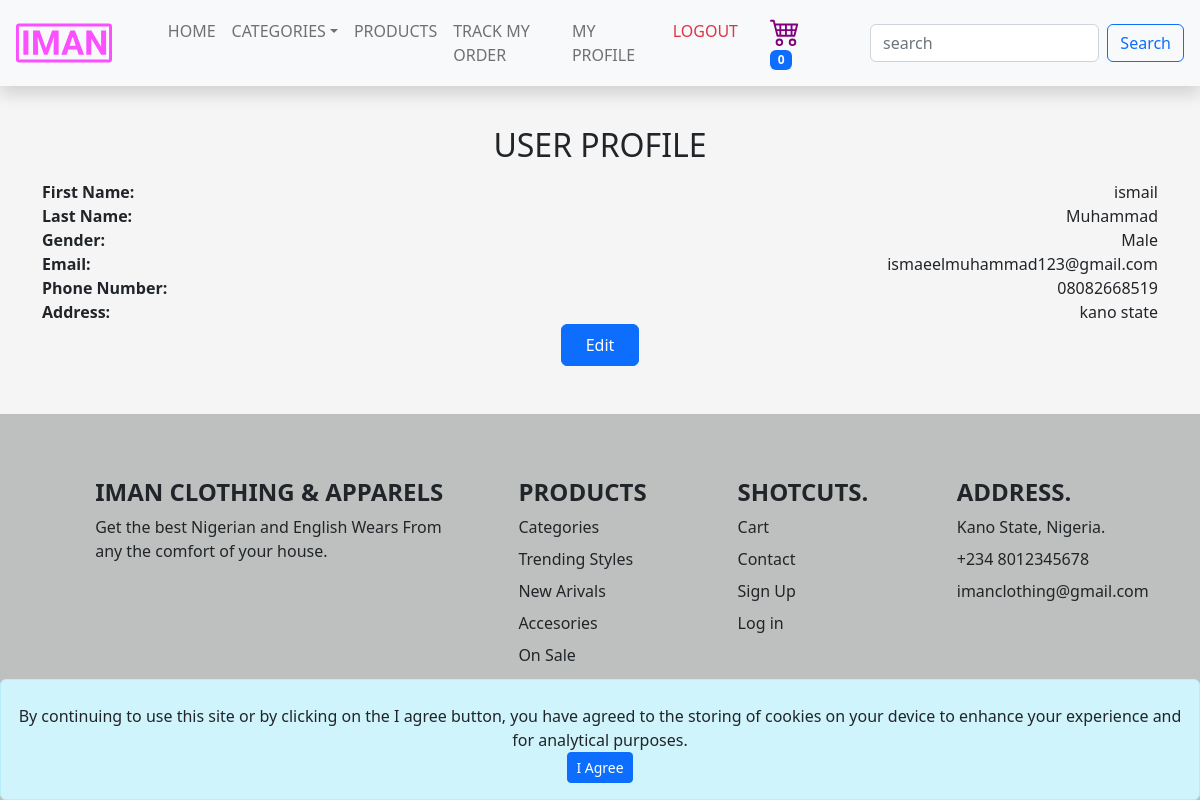
/account/profile (signed in), run on the app's committed database.
### user/models.py (models this page shows, shortened)
class User(AbstractBaseUser):
    GENDER_CHOICES = [
        ("M", "Male"),
        ("F", "Female"),
    ]
    objects = UserManager()
    email = models.EmailField(
        verbose_name="email address",
        max_length=255,
        unique=True,
    )
    is_active = models.BooleanField(default=True)
    staff = models.BooleanField(default=False)
    admin = models.BooleanField(default=False)
    first_name = models.CharField(max_length=200, blank=True, default="")
    last_name = models.CharField(max_length=200, blank=True, default="")
    mobile_number = models.CharField(max_length=20)
    gender = models.CharField(
        max_length=1, choices=GENDER_CHOICES, blank=True, default=""
    )
    address = models.TextField(blank=True, default="")
    added_at = models.DateTimeField(auto_now_add=True)
    is_seller = models.BooleanField(default=False)
    USERNAME_FIELD = "email"
    REQUIRED_FIELDS = []

### user/views.py (the view)
# urls.py: path('profile', views.profile, name="profile"),
@login_required
def profile(request):
    return render(request, "user/profile.html")

### base/cart_count_context.py (called while the page is built)
def get_cart_count(request):
    return {
        "cart_count": request.user.cart.count() if request.user.is_authenticated else Cart.objects.filter(
            device=request.COOKIES.get('device')).count() or '0'
    }

### base/categories_context.py (called while the page is built)
def get_categories(request):
    return {
        "menu_categories": Category.objects.all()
    }

### user/templates/user/profile.html (shortened to what this page needs)
{% extends 'base/base.html' %}
{% load static %}
{% block content %}
<div class="container my-5">
    <h1 style="padding-top: 30px;" class="h2 mb-3 text-center fw-small text-uppercase">user Profile</h1>
    <div class="row">
        <div class="col-6 text-start">
            <strong>First Name:</strong>
        </div>
        <div class="col-6 text-end">
            {{request.user.first_name}}
        </div>
    </div>
    <div class="row">
        <div class="col-6 text-start">
            <strong>Last Name:</strong>
        </div>
        <div class="col-6 text-end">
            {{request.user.last_name}}
        </div>
    </div>
    <div class="row">
        <div class="col-6 text-start">
            <strong>Gender:</strong>
        </div>
        <div class="col-6 text-end">
            {{request.user.get_gender_display}}
        </div>
    </div>
    <div class="row">
        <div class="col-6 text-start">
            <strong>Email:</strong>
        </div>
        <div class="col-6 text-end">
            {{request.user.email}}
        </div>
    </div>
    <div class="row">
        <div class="col-6 text-start">
            <strong>Phone Number:</strong>
        </div>
        <div class="col-6 text-end">
            {{request.user.mobile_number}}
        </div>
    </div>
    <div class="row">
        <div class="col-6 text-start">
            <strong>Address:</strong>
        </div>
        <div class="col-6 text-end">
            {{request.user.address}}
        </div>
    </div>
    <div class="text-center">
        <a href="{% url 'edit_profile' %}" class="btn btn-primary px-4 py-2">Edit</a>
    </div>
</div>
{%endblock%}

### data on the page
User: user.first_name "ismail", user.last_name "Muhammad", user.gender "Male", user.email "ismaeelmuhammad123@gmail.com", user.mobile_number "08082668519", user.address "kano state"

### other printed values
{{ cart_count }} "0"
